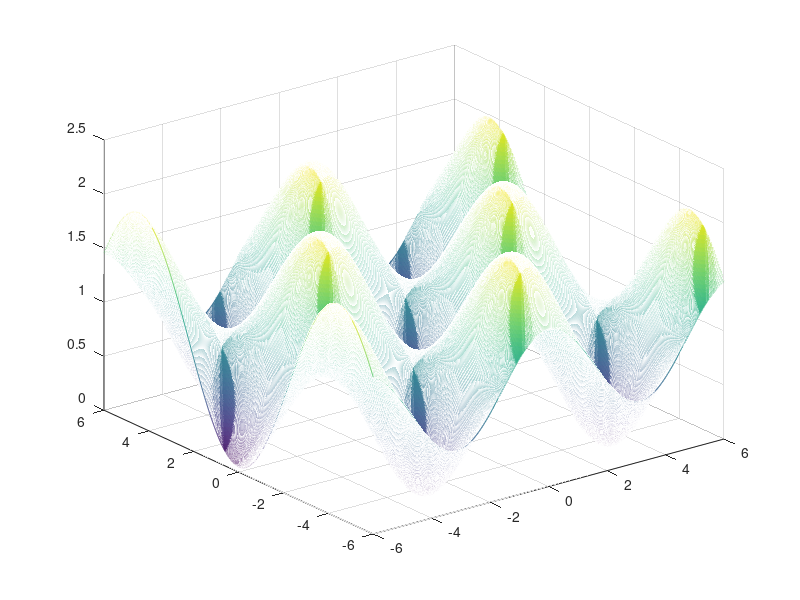
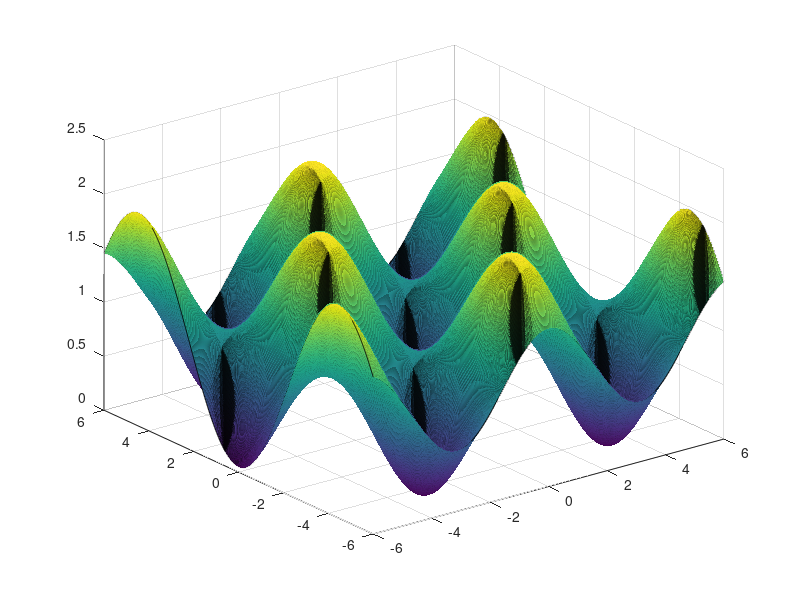

The MATLAB script that drew these images, in order:
clc;clear;close all;


[X,Y] = meshgrid(-6:0.01:6);


temp1=(X.^2+Y.^2)/4000;
temp2=cos(X).*cos(Y/sqrt(2));
Z=temp1-temp2+1;

% axis([-600,600,-600,600]);

mesh(X,Y,Z);%线框图
figure();
surf(X,Y,Z);%表面图
